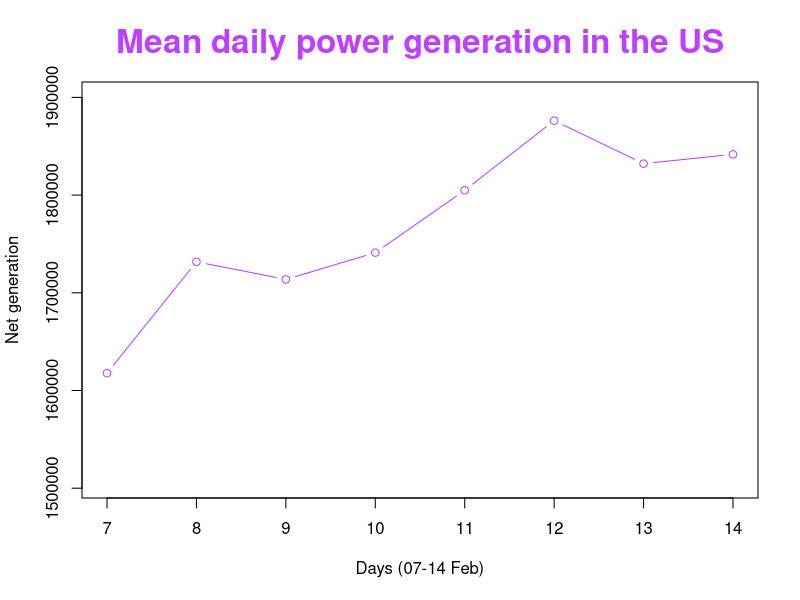

This figure's R source:
## ---- chunk 1
#import libraries
install.packages("dplyr")
install.packages("tidyr")
install.packages("matrixcalc")
install.packages("zoo")
library(dplyr)
library(tidyr)
library(matrixcalc)
library(zoo)
## ---- chunk 2
#Reading Data
A <- read.delim("table.tsv")
A$DateTime <- as.POSIXct( A$megawatthours, tz = "EST", "%H:%M EST %m/%d/%Y" )
## ---- chunk 3
A<-distinct(A) #1
na.locf(na.locf(A),fromLast=TRUE) #2
## ---- chunk 4
# The dimensions of the cube are the Power stations and the dimension of date time.
data_cube<- with(A,cbind(BPAT=Net.generation,CISO	=Net.generation.1, CPLE=Net.generation.2,ERCO= Net.generation.3, FPL=Net.generation.4,ISNE= Net.generation.5,MISO= Net.generation.6,
                         NYIS =Net.generation.7 , PACW=Net.generation.8 , PJM=Net.generation.9 ,United_States_Lower = Net.generation.10,Date=as.integer(format(as.Date(A[,'DateTime']), "%Y%m%d"))))

## ---- chunk 5
index<-which(as.Date(A[,'DateTime'], tz = "EST", "%Y%m%d")>as.character.POSIXt("2021-02-06") & as.Date(A[,'DateTime'], tz = "EST","%m%d%Y")<as.character.POSIXt("2021-02-15") )
Silce_cube<-data_cube[index,]
## ---- chunk 6
temp<-data_cube[index,]
rownames(temp) <- c(temp[,"Date"])
temp<-temp[,colnames(temp)!="Date"]
roll_up <-  rowsum(temp,row.names(temp))
data_mean<-rowMeans(roll_up[,1:11]) #Daily average performance
## ---- chunk 7
data_frame<-tibble(data_mean)
days<- as.integer(substr(names(roll_up[,1]), nchar(names(roll_up[,1])) - 2 + 1, nchar(names(roll_up[,1]))) )
# create an empty plot
plot(1, type="n", xlab="", ylab="", xlim = c(days[1],days[8]), ylim=c(1505748 ,1900000 ))
# rearrange in a new, temporary dataframe
DF <- data.frame ( Time = days, Demand = data_frame)
# plot
lines( DF, col = 'darkorchid1', type = 'b' )
title(main = "Mean daily power generation in the US",
      xlab = "Days (07-14 Feb)", ylab = "Net generation",
      cex.main = 2,   font.main = 2, col.main = "darkorchid1")
